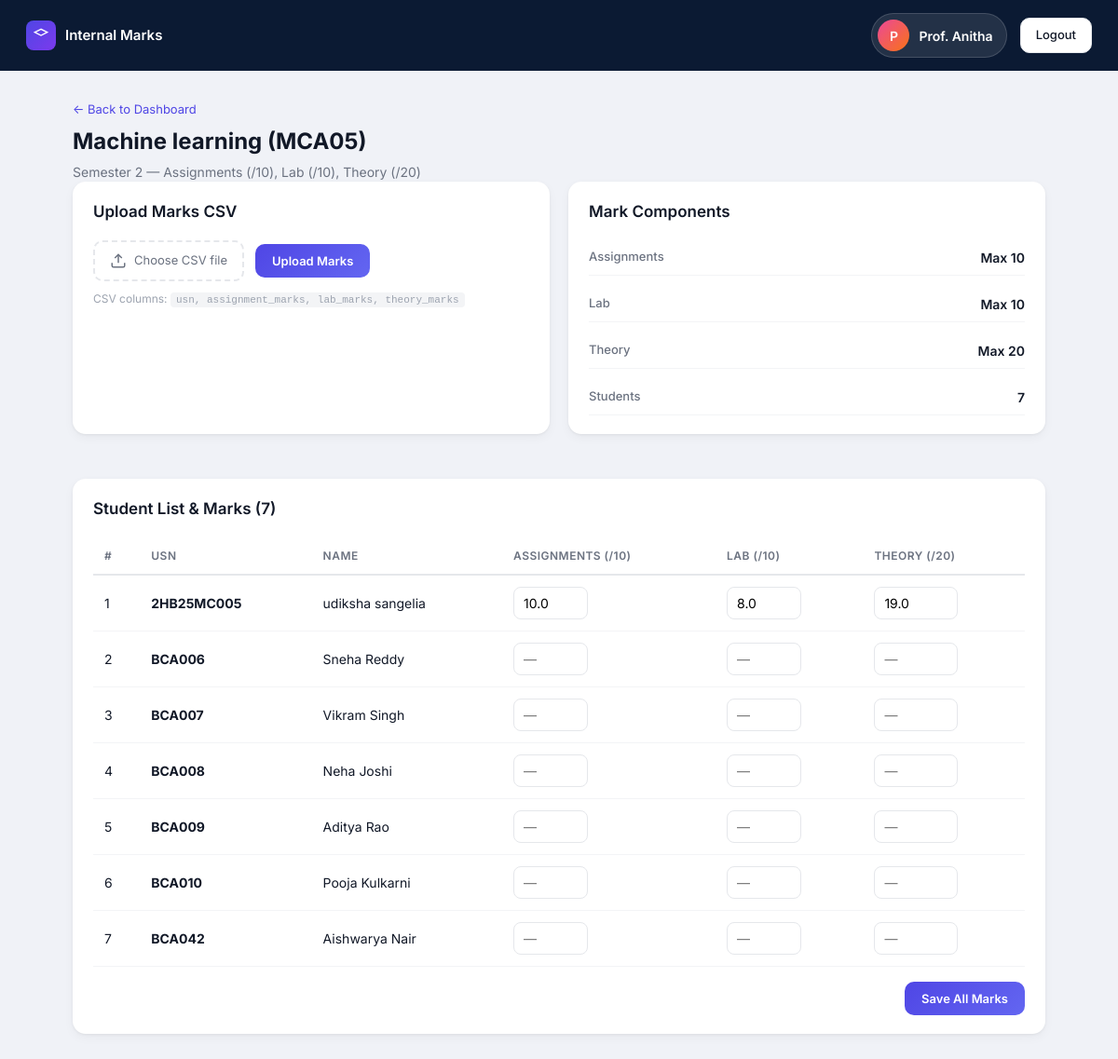
Page /faculty/subject/8/marks (signed in) on the committed database.
### tables this page shows
CREATE TABLE faculties (
            id INTEGER PRIMARY KEY AUTOINCREMENT,
            name TEXT NOT NULL,
            email TEXT UNIQUE NOT NULL,
            department TEXT NOT NULL DEFAULT 'MCA',
            password TEXT NOT NULL,
            created_at TEXT NOT NULL
        );

CREATE TABLE subjects (
            id INTEGER PRIMARY KEY AUTOINCREMENT,
            code TEXT UNIQUE NOT NULL,
            name TEXT NOT NULL,
            semester INTEGER NOT NULL DEFAULT 1,
            department TEXT NOT NULL DEFAULT 'MCA',
            created_at TEXT NOT NULL
        );

CREATE TABLE marks (
            id INTEGER PRIMARY KEY AUTOINCREMENT,
            student_id INTEGER NOT NULL,
            subject_id INTEGER NOT NULL,
            marks REAL,
            updated_at TEXT NOT NULL, assignment_marks REAL, lab_marks REAL,
            UNIQUE(student_id, subject_id),
            FOREIGN KEY (student_id) REFERENCES students(id) ON DELETE CASCADE,
            FOREIGN KEY (subject_id) REFERENCES subjects(id) ON DELETE CASCADE
        );

CREATE TABLE students (
            id INTEGER PRIMARY KEY AUTOINCREMENT,
            usn TEXT UNIQUE NOT NULL,
            name TEXT NOT NULL,
            email TEXT NOT NULL,
            semester INTEGER NOT NULL DEFAULT 1,
            department TEXT NOT NULL DEFAULT 'MCA',
            password TEXT NOT NULL,
            created_at TEXT NOT NULL
        );

### app.py (the view, shortened to what this page needs)
@app.route("/faculty/subject/<int:subject_id>/marks", methods=["GET", "POST"])
@faculty_required
def faculty_subject_marks(subject_id):
    faculty_id = session["user_id"]
    if not db.faculty_owns_subject(faculty_id, subject_id):
        flash("You are not allocated to this subject.", "error")
        return redirect(url_for("faculty_dashboard"))
    subject = db.get_subject_by_id(subject_id)
    if not subject:
        flash("Subject not found.", "error")
        return redirect(url_for("faculty_dashboard"))
    students = db.get_students_for_subject(subject_id)
    return render_template(
        "faculty_subject_marks.html",
        faculty=db.get_faculty_by_id(faculty_id),
        subject=subject,
        students=students,
    )

### app.py (called while the page is built)
def faculty_required(f):
    @wraps(f)
    def decorated(*args, **kwargs):
        if not session.get("logged_in") or session.get("role") != "faculty":
            return redirect(url_for("faculty_login"))
        return f(*args, **kwargs)
    return decorated

### database.py (called while the page is built)
def get_faculty_by_id(faculty_id):
    stmt = select(faculties).where(faculties.c.id == faculty_id)
    with engine.connect() as conn:
        row = conn.execute(stmt).mappings().first()
    return dict(row) if row else None

def faculty_owns_subject(faculty_id, subject_id):
    stmt = select(allocations.c.id).where(and_(allocations.c.faculty_id == faculty_id, allocations.c.subject_id == subject_id))
    with engine.connect() as conn:
        row = conn.execute(stmt).first()
    return row is not None

def get_subject_by_id(subject_id):
    stmt = select(subjects).where(subjects.c.id == subject_id)
    with engine.connect() as conn:
        row = conn.execute(stmt).mappings().first()
    return dict(row) if row else None

def get_students_for_subject(subject_id):
    subject = get_subject_by_id(subject_id)
    if not subject:
        return []
    stmt = select(
        students,
        marks.c.marks,
        marks.c.assignment_marks,
        marks.c.lab_marks,
        marks.c.updated_at.label("marks_updated_at"),
    ).select_from(students.outerjoin(marks, and_(marks.c.student_id == students.c.id, marks.c.subject_id == subject_id))).where(and_(students.c.department == subject["department"], students.c.semester == subject["semester"])).order_by(students.c.usn)
    with engine.connect() as conn:
        rows = conn.execute(stmt).mappings().all()
    return [dict(r) for r in rows]

### templates/faculty_subject_marks.html (shortened to what this page needs)
{% extends "base.html" %}
{% from "partials/flash.html" import flash_messages %}
{% block body %}
<div class="user-layout">
    <header class="user-topbar">
        <div class="user-brand">
            <div class="brand-icon small">
                <svg viewBox="0 0 24 24" fill="none" stroke="currentColor" stroke-width="2"><path d="M12 2L2 7l10 5 10-5-10-5z"/></svg>
            </div>
            <span>Internal Marks</span>
        </div>
        <div class="user-topbar-right">
            <div class="profile-chip">
                <div class="profile-avatar">{{ faculty.name[0] }}</div>
                <span class="profile-name">{{ faculty.name }}</span>
            </div>
            <a href="{{ url_for('faculty_logout') }}" class="btn-outline-sm">Logout</a>
        </div>
    </header>
    <main class="user-main">
        <a href="{{ url_for('faculty_dashboard') }}" class="back-link">← Back to Dashboard</a>
        <h1>{{ subject.name }} ({{ subject.code }})</h1>
        <p class="page-subtitle">Semester {{ subject.semester }} — Assignments (/10), Lab (/10), Theory (/20)</p>
        <div class="management-grid">
            <section class="panel">
                <div class="panel-header"><h2>Upload Marks CSV</h2></div>
                <form method="POST" enctype="multipart/form-data" class="csv-form">
                    <div class="csv-upload-area">
                        <label for="marks-csv" class="csv-label">
                            <svg viewBox="0 0 24 24" fill="none" stroke="currentColor" stroke-width="2"><path d="M21 15v4a2 2 0 0 1-2 2H5a2 2 0 0 1-2-2v-4"/><polyline points="17 8 12 3 7 8"/><line x1="12" y1="3" x2="12" y2="15"/></svg>
                            Choose CSV file
                        </label>
                        <button type="submit" class="btn-primary-sm">Upload Marks</button>
                    </div>
                    <p class="csv-hint">CSV columns: <code>usn, assignment_marks, lab_marks, theory_marks</code></p>
                </form>
            </section>
            <section class="panel info-panel">
                <div class="panel-header"><h2>Mark Components</h2></div>
                <div class="profile-details">
                    <div class="detail-row">
                        <span class="detail-label">Assignments</span>
                        <span class="detail-value">Max 10</span>
                    </div>
                    <div class="detail-row">
                        <span class="detail-label">Lab</span>
                        <span class="detail-value">Max 10</span>
                    </div>
                    <div class="detail-row">
                        <span class="detail-label">Theory</span>
                        <span class="detail-value">Max 20</span>
                    </div>
                    <div class="detail-row">
                        <span class="detail-label">Students</span>
                        <span class="detail-value">{{ students|length }}</span>
                    </div>
                </div>
            </section>
        </div>
        <section class="panel">
            <div class="panel-header">
                <h2>Student List & Marks ({{ students|length }})</h2>
            </div>
            {% if students %}
            <form method="POST">
                <div class="table-wrap">
                    <table class="data-table">
                        <thead>
                            <tr>
                                <th>#</th>
                                <th>USN</th>
                                <th>Name</th>
                                <th>Assignments (/10)</th>
                                <th>Lab (/10)</th>
                                <th>Theory (/20)</th>
                            </tr>
                        </thead>
                        <tbody>
                            {% for s in students %}
                            <tr>
                                <td>{{ loop.index }}</td>
                                <td><strong>{{ s.usn }}</strong></td>
                                <td>{{ s.name }}</td>
                                <td>
                                    <input type="number" name="assignment_{{ s.id }}" class="marks-input"
                                        min="0" max="10" step="0.5"
                                        value="{{ s.assignment_marks if s.assignment_marks is not none else '' }}" placeholder="—">
                                </td>
                                <td>
                                    <input type="number" name="lab_{{ s.id }}" class="marks-input"
                                        min="0" max="10" step="0.5"
                                        value="{{ s.lab_marks if s.lab_marks is not none else '' }}" placeholder="—">
                                </td>
                                <td>
                                    <input type="number" name="theory_{{ s.id }}" class="marks-input wide"
                                        min="0" max="20" step="0.5"
                                        value="{{ s.marks if s.marks is not none else '' }}" placeholder="—">
                                </td>
                            </tr>
                            {% endfor %}
                        </tbody>
                    </table>
                </div>
                <div class="form-actions">
                    <button type="submit" class="btn-primary-sm">Save All Marks</button>
                </div>
            </form>
            {% else %}
            <p class="empty-text">No students found for Semester {{ subject.semester }}.</p>
            {% endif %}
        </section>
    </main>
</div>
{% endblock %}

### rows in the picture
faculties: name "P", name "Prof. Anitha"
subjects: name "Machine learning", code "MCA05", semester "2"
marks: usn "2HB25MC005", name "udiksha sangelia", assignment_marks "10.0", lab_marks "8.0", marks "19.0"
students: usn "BCA006", name "Sneha Reddy"
students: usn "BCA007", name "Vikram Singh"
students: usn "BCA008", name "Neha Joshi"
students: usn "BCA009", name "Aditya Rao"
students: usn "BCA010", name "Pooja Kulkarni"
students: usn "BCA042", name "Aishwarya Nair"

### other values in the picture
{{ students|length }} "7"
